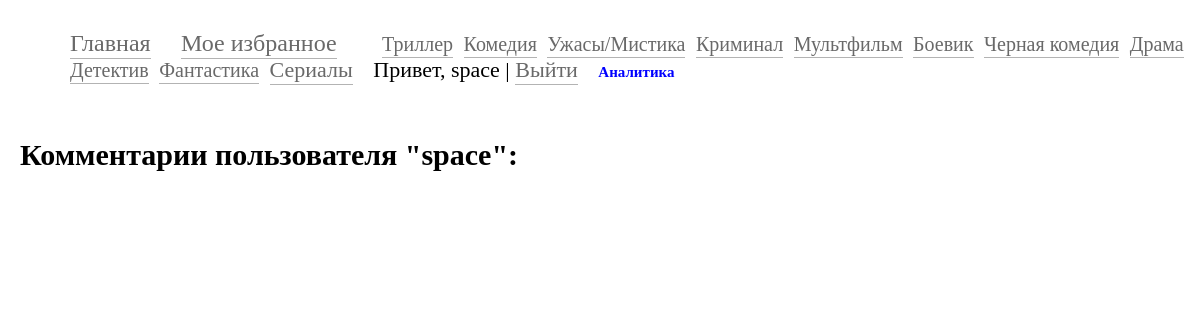
Screenshot of /user_profile/1/ (signed in) with the database file from the repository.
### films/models.py (models this page shows)
class Genre(models.Model):
    title = models.CharField(max_length=100, blank=True, verbose_name='Жанр', default='Unknown')
    objects = models.Manager()
    def __str__(self):
        return self.title
    class Meta:
        verbose_name = 'Жанр'
        verbose_name_plural = 'Жанры'

### films/views.py (the view)
# urls.py: path('user_profile/<int:profile_id>/', my_profile, name='my_profile'),
def my_profile(request, profile_id):
    user = User.objects.get(id=profile_id)
    comment = Comment.objects.filter(author_id=profile_id)
    title = f'{user.username}'
    context = {'comment': comment, 'title': title}
    return render(request, 'films/user_profile.html', context=context)

### films/templatetags/genre_tags.py (called while the page is built)
@register.simple_tag()
def get_genre():
    return Genre.objects.all()

### films/templates/films/user_profile.html (shortened to what this page needs)
{% extends "films/index.html" %}
{% block page %}
<div style="margin-left: 20px; font-size: 20px;">
    <h2>Комментарии пользователя "{{ title }}":</h2>
</div>
{% endblock %}

### films/templates/films/index.html (shortened to what this page needs)
<!DOCTYPE html>
{% load genre_tags %}
{% load static %}
<html lang="en">
<head>
    <link rel="stylesheet" type="text/css" href="{% static 'films/css/films.css' %}">
</head>
<body>
    <header class="header">
        <div class="createfilm">
            <a style="margin-right: 10px; font-size: 24px;" href="{% url 'index' %}">Главная</a>
            {% if request.user.id %}
            <a style="margin-left: 15px; margin-right: 40px; font-size: 24px;" href="{% url 'show_basket' %}">Мое избранное</a>
            {% endif %}
            {% get_genre as genres %}
            {% for genre in genres %}
            <a style="margin-right: 5px; font-size: 20px;" href="{% url 'film_genre' genre_pk=genre.pk %}">{{ genre }}</a>
            {% endfor %}
            <a style="margin-right: 15px;" href="{% url 'show_serials' %}">Сериалы</a>
            {% if request.user.is_authenticated %}
                Привет, {{ user.username }} |
                <a href="{% url 'logout' %}">Выйти</a>
            {% else %}
            <a style="margin-right: 5px; font-size: 18px; color: blue" href="{% url 'register' %}">Регистрация</a>
            <a style="margin-right: 5px; font-size: 18px; color: blue" href="{% url 'login' %}">Вход</a>
            {% endif %}
        <a style="margin-left: 15px; font-size: 15px; color: blue; font-weight: bold; border: none"
                        href="{% url 'analytics' %}">Аналитика</a>
        </div>
        {% block page %}{% endblock %}
</body>
</html>

### films/static/films/css/films.css (style rules this page uses)
body, p, h1 { margin: 0; padding: 0; }
a { color: #696969; text-decoration: none; border-bottom: 1px solid #b3b3b3; padding-bottom: 2px; }
.header { display: block; width: 100%; height: 100%; background-color: white; }
.createfilm { padding: 30px 0 0 70px; font-size: 22px; padding-bottom: 30px; }

### rows the page displays
Genre: title "Триллер"
Genre: title "Комедия"
Genre: title "Ужасы/Мистика"
Genre: title "Криминал"
Genre: title "Мультфильм"
Genre: title "Боевик"
Genre: title "Черная комедия"
Genre: title "Драма"
Genre: title "Детектив"
Genre: title "Фантастика"

### other values shown
{{ user.username }} "space"
{{ title }} "space"
